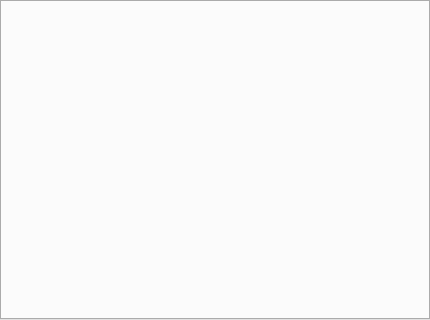
<?xml version="1.0" encoding="UTF-8"?>
<ui version="4.0">
 <class>Form</class>
 <widget class="QWidget" name="Form">
  <property name="geometry">
   <rect>
    <x>0</x>
    <y>0</y>
    <width>430</width>
    <height>320</height>
   </rect>
  </property>
  <property name="windowTitle">
   <string>Form</string>
  </property>
  <widget class="QTabWidget" name="tab_widgets">
   <property name="geometry">
    <rect>
     <x>0</x>
     <y>0</y>
     <width>430</width>
     <height>320</height>
    </rect>
   </property>
   <property name="currentIndex">
    <number>-1</number>
   </property>
  </widget>
 </widget>
 <resources/>
 <connections/>
</ui>
